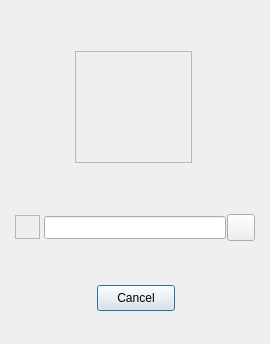
<?xml version="1.0" encoding="UTF-8"?>
<ui version="4.0">
 <class>Settings</class>
 <widget class="QDialog" name="Settings">
  <property name="geometry">
   <rect>
    <x>0</x>
    <y>0</y>
    <width>270</width>
    <height>344</height>
   </rect>
  </property>
  <property name="sizePolicy">
   <sizepolicy hsizetype="Maximum" vsizetype="Maximum">
    <horstretch>0</horstretch>
    <verstretch>0</verstretch>
   </sizepolicy>
  </property>
  <property name="windowTitle">
   <string>Admin Login</string>
  </property>
  <property name="windowIcon">
   <iconset resource="images.qrc">
    <normaloff>:/new/images/admin.png</normaloff>:/new/images/admin.png</iconset>
  </property>
  <widget class="QFrame" name="frame">
   <property name="geometry">
    <rect>
     <x>-10</x>
     <y>-1</y>
     <width>291</width>
     <height>351</height>
    </rect>
   </property>
   <property name="styleSheet">
    <string notr="true">image: url(:/new/images/Adminlogin.jpg);</string>
   </property>
   <property name="frameShape">
    <enum>QFrame::StyledPanel</enum>
   </property>
   <property name="frameShadow">
    <enum>QFrame::Raised</enum>
   </property>
   <widget class="QLineEdit" name="passwordedit">
    <property name="geometry">
     <rect>
      <x>54</x>
      <y>217</y>
      <width>182</width>
      <height>23</height>
     </rect>
    </property>
    <property name="font">
     <font>
      <family>Arial Unicode MS</family>
      <pointsize>9</pointsize>
      <weight>75</weight>
      <bold>true</bold>
     </font>
    </property>
    <property name="maxLength">
     <number>30</number>
    </property>
    <property name="echoMode">
     <enum>QLineEdit::Password</enum>
    </property>
    <property name="alignment">
     <set>Qt::AlignCenter</set>
    </property>
   </widget>
   <widget class="QPushButton" name="cancelbutton">
    <property name="geometry">
     <rect>
      <x>107</x>
      <y>286</y>
      <width>78</width>
      <height>26</height>
     </rect>
    </property>
    <property name="text">
     <string>Cancel</string>
    </property>
   </widget>
   <widget class="QPushButton" name="okbutton">
    <property name="geometry">
     <rect>
      <x>237</x>
      <y>215</y>
      <width>28</width>
      <height>27</height>
     </rect>
    </property>
    <property name="minimumSize">
     <size>
      <width>0</width>
      <height>0</height>
     </size>
    </property>
    <property name="styleSheet">
     <string notr="true"/>
    </property>
    <property name="text">
     <string/>
    </property>
    <property name="icon">
     <iconset resource="images.qrc">
      <normaloff>:/new/images/enter.png</normaloff>:/new/images/enter.png</iconset>
    </property>
    <property name="iconSize">
     <size>
      <width>20</width>
      <height>20</height>
     </size>
    </property>
   </widget>
   <widget class="QFrame" name="passwordframe">
    <property name="geometry">
     <rect>
      <x>25</x>
      <y>216</y>
      <width>25</width>
      <height>24</height>
     </rect>
    </property>
    <property name="styleSheet">
     <string notr="true">image: url(:/new/images/password.ico);</string>
    </property>
    <property name="frameShape">
     <enum>QFrame::StyledPanel</enum>
    </property>
    <property name="frameShadow">
     <enum>QFrame::Raised</enum>
    </property>
   </widget>
   <widget class="QFrame" name="frame_2">
    <property name="geometry">
     <rect>
      <x>85</x>
      <y>52</y>
      <width>117</width>
      <height>112</height>
     </rect>
    </property>
    <property name="styleSheet">
     <string notr="true">image: url(:/new/images/admin.png);</string>
    </property>
    <property name="frameShape">
     <enum>QFrame::StyledPanel</enum>
    </property>
    <property name="frameShadow">
     <enum>QFrame::Raised</enum>
    </property>
   </widget>
  </widget>
 </widget>
 <tabstops>
  <tabstop>passwordedit</tabstop>
  <tabstop>okbutton</tabstop>
  <tabstop>cancelbutton</tabstop>
 </tabstops>
 <resources>
  <include location="images.qrc"/>
 </resources>
 <connections/>
</ui>
